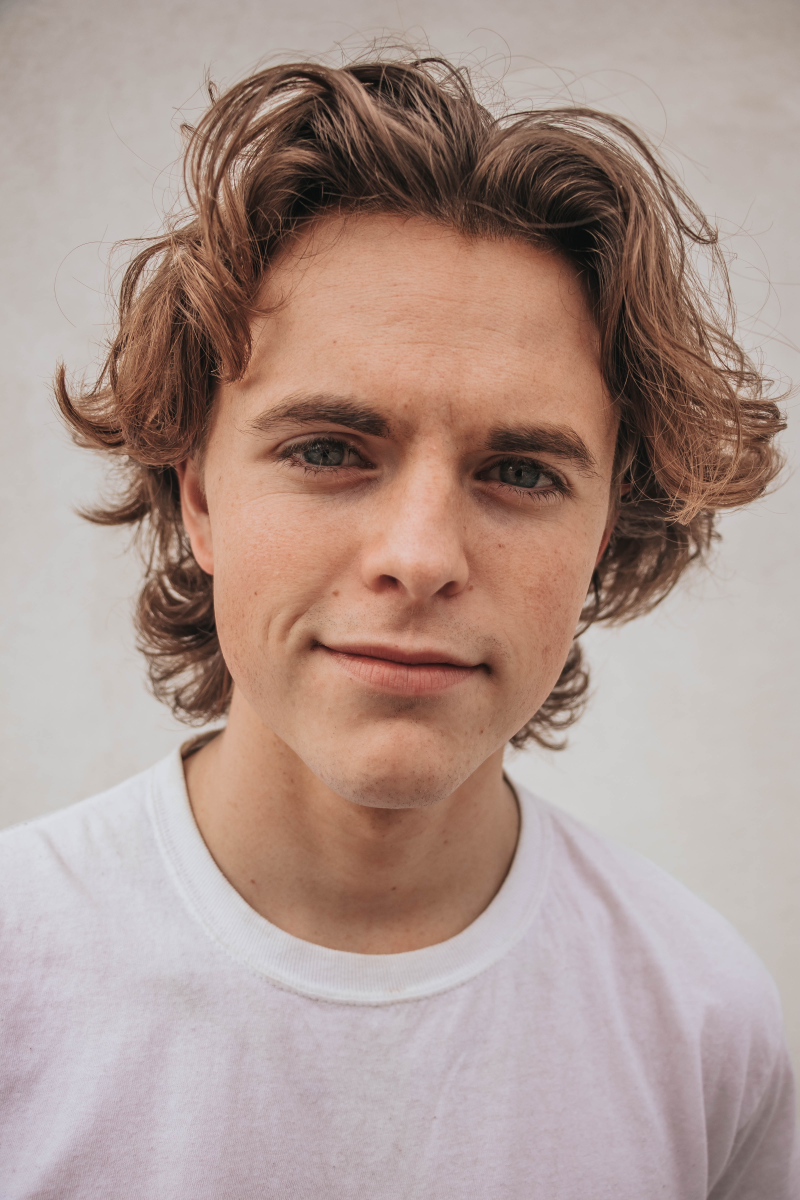
#> input picture Assignment 14_OpenCV/ImageManipulation/austin-wade-X6Uj51n5CE8-unsplash.jpg, 4000 x 6000 px (shown at 1/5 size); its folder holds only this picture in this run
$ jupyter execute 'Assignment 14_OpenCV_ImageManipulation.ipynb'   (shell and % lines are left out)
#> lines starting #> are read from the running program, lines starting #| are printed output that depends on the picture
[cell 1]
import numpy as np
import cv2
import matplotlib.pyplot as plt  #image plotting
import os #For interacting with Operating System - we use it for going through files
import glob #For file name pattern matching

[cell 2]
#Black & White Imgaes

img_dir = "ImageManipulation" # Enter Directory of all images
data_path = os.path.join(img_dir,'*.jpg')
files = glob.glob(data_path)
data = []
for f1 in files:
    img = cv2.imread(f1)
#> img is the input picture: shape (6000, 4000, 3); mean B, G, R 143.3, 151, 173
    resized = cv2.resize (img, (500,500))
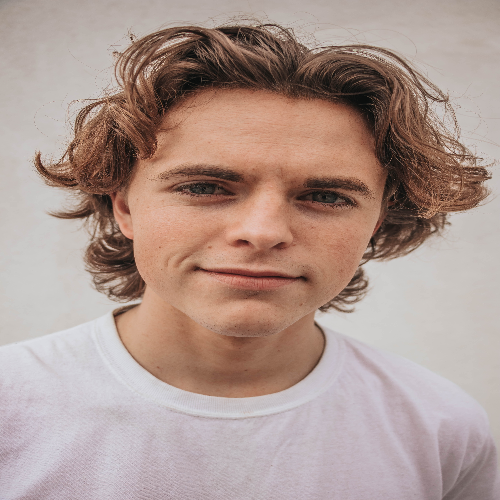
#> resized: shape (500, 500, 3); mean B, G, R 143.5, 151.1, 173.2
    gray_img = cv2.cvtColor(resized, cv2.COLOR_BGR2GRAY)
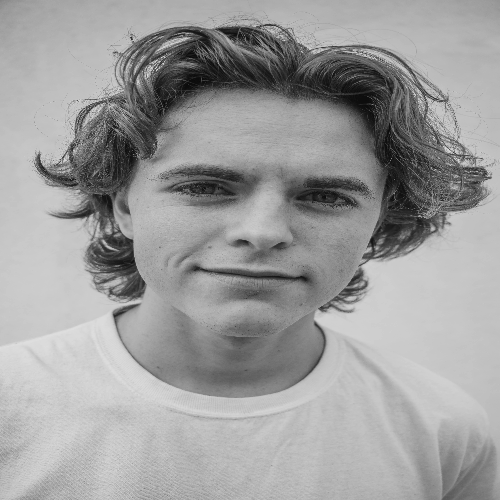
#> gray_img: shape (500, 500); min 9, max 224, mean 156.8
    data.append(gray_img)

[cell 3]
for gray_img in data:
    plt.imshow(gray_img, cmap='gray')
    plt.show()
#> this loop made 1 pass

[cell 4]
for x in range(len(data)):
    d = x
    filename = f"output/grayimg_{d}.jpg"
    cv2.imwrite(filename, data[x])
    d += 1
#> this loop made 1 pass
#> (d, filename) on pass 1: (1, 'output/grayimg_0.jpg')

[cell 5]
#Negative Images:

for img in data:
    neg_img = 255 - img  # Subtracting each pixel value from 255 to obtain negative image
    plt.figure()
    plt.imshow(neg_img, cmap='gray')
    plt.show()
#> this loop made 1 pass
#> pass 1, `neg_img = 255 - img`:
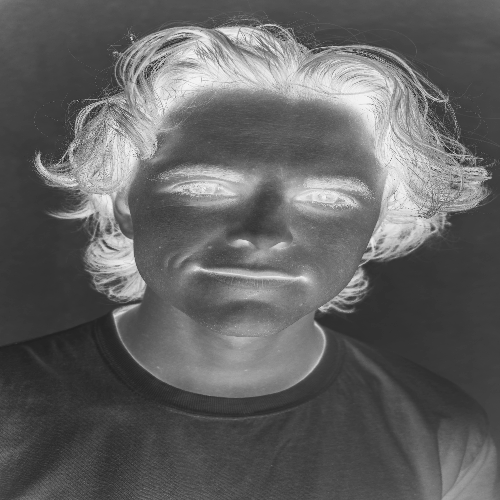
#> neg_img: shape (500, 500); min 31, max 246, mean 98.2

[cell 6]
for x in range(len(data)):
    neg_img = 255 - data[x]
    filename = f"output/negimg_{x}.jpg"
    cv2.imwrite(filename, neg_img)
#> this loop made 1 pass
#> filename on pass 1: 'output/negimg_0.jpg'

$ run again, on Assignment 14_OpenCV/ImageManipulation/omid-armin-HtQLD6HOS94-unsplash.jpg
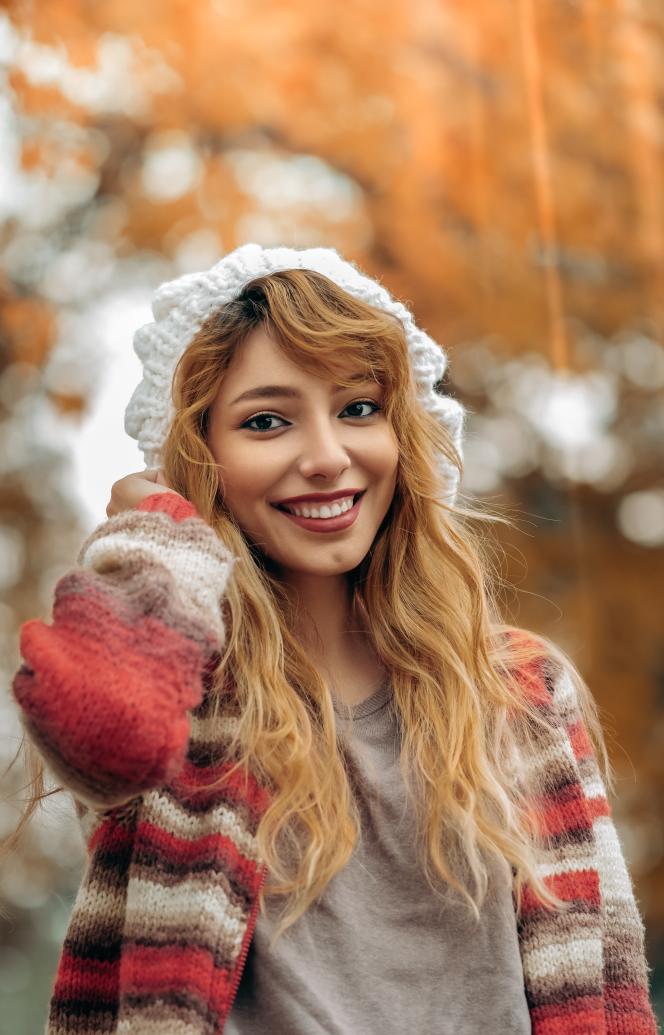
#> input picture Assignment 14_OpenCV/ImageManipulation/omid-armin-HtQLD6HOS94-unsplash.jpg, 2656 x 4140 px (shown at 1/4 size)
#> img is the input picture: shape (4140, 2656, 3); mean B, G, R 99.5, 128.3, 170.1
#> `gray_img = cv2.cvtColor(resized, cv2.COLOR_BGR2GRAY)`:
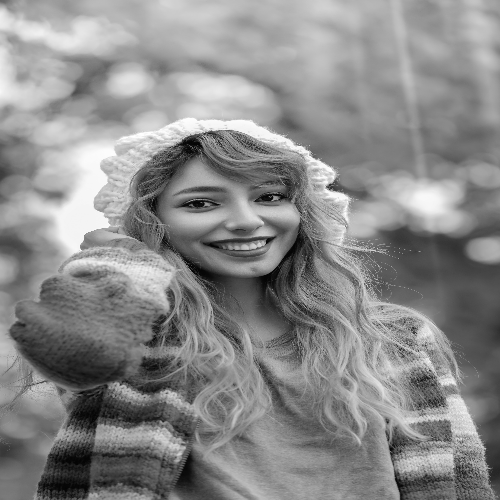
#> gray_img: shape (500, 500); min 3, max 255, mean 137.4
#> the loop `for gray_img in data:` made 1 pass
#> the loop `for x in range(len(data)):` made 1 pass
#> (d, filename) on pass 1: (1, 'output/grayimg_0.jpg')
#> the loop `for img in data:` made 1 pass
#> pass 1, `neg_img = 255 - img`:
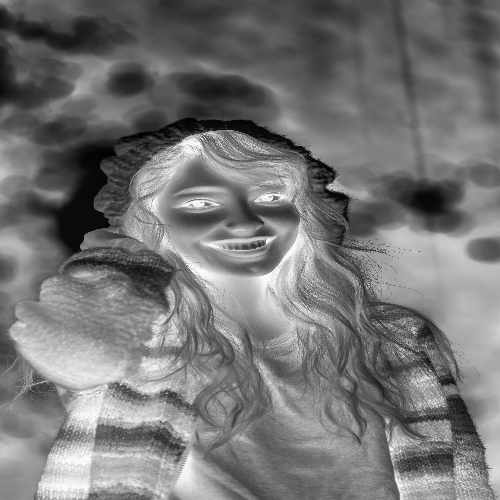
#> neg_img: shape (500, 500); min 0, max 252, mean 117.6
#> the loop `for x in range(len(data)):` made 1 pass
#> filename on pass 1: 'output/negimg_0.jpg'
